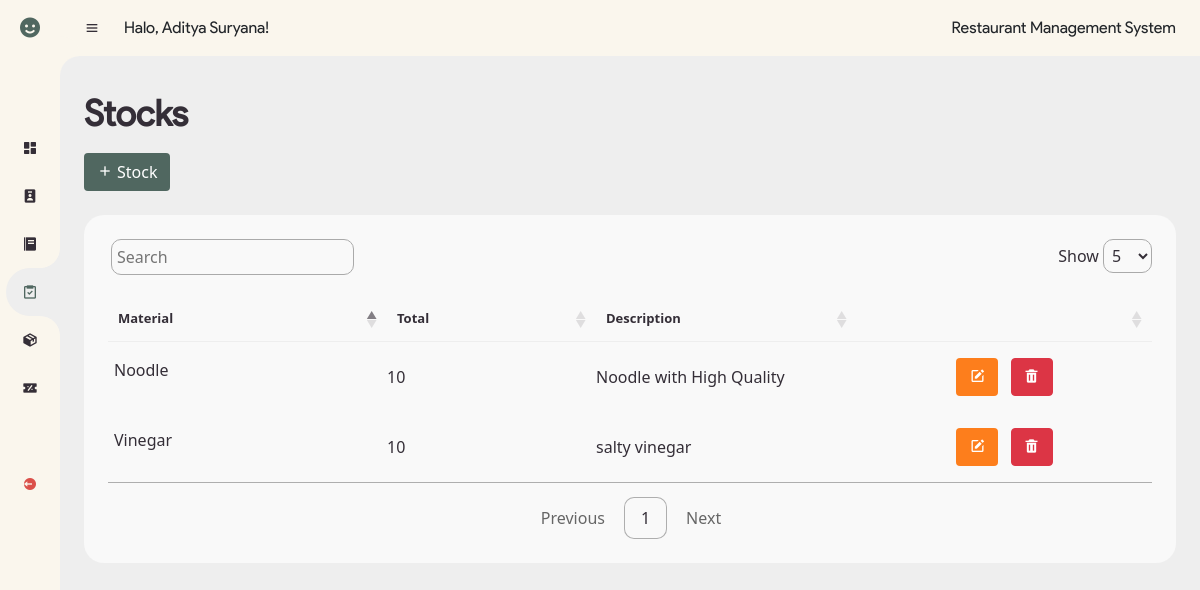
Screenshot of /stock.php (signed in) with the database file from the repository.
### tables this page shows
CREATE TABLE `stok` (
  `id` int(11) NOT NULL,
  `nama_bahan` varchar(255) NOT NULL,
  `jumlah` int(11) NOT NULL,
  `deskripsi` varchar(255) NOT NULL
);

### stock.php (the view, shortened to what this page needs)
<!DOCTYPE html>
<html lang="en">
<head>
	<link href='https://unpkg.com/boxicons@2.0.9/css/boxicons.min.css' rel='stylesheet'>
	<link rel="stylesheet" href="css/bootstrap.css">
	<link rel="stylesheet" href="css/style.css">
	<link rel="stylesheet" type="text/css" href="https://cdn.datatables.net/1.12.1/css/jquery.dataTables.css">
	<link rel="stylesheet" href="css/style-beta.css">
</head>
<body>
	<?php
		require_once('config.php');
		$sql = "SELECT * FROM stok";
		$result = mysqli_query($conn, $sql);
	?>
	<section id="sidebar" class="hide">
		<a href="#" class="brand">
			<i class='bx bxs-smile'></i>
		</a>
		<ul class="side-menu top ps-0">
			<li>
				<a href="dashboard.php">
					<i class='bx bxs-dashboard'></i>
				</a>
			</li>
			<li>
				<a href="account.php">
					<i class='bx bxs-user-badge'></i>
				</a>
			</li>
			<li>
				<a href="menu.php">
					<i class='bx bxs-food-menu' ></i>
				</a>
			</li>
			<li class="active">
				<a href="stock.php">
					<i class='bx bx-task'></i>
				</a>
			</li>
			<li>
				<a href="inventory.php">
					<i class='bx bxs-package' ></i>
				</a>
			</li>
			<li>
				<a href="promo-dashboard.php">
					<i class='bx bxs-discount'></i>
				</a>
			</li>
		</ul>
		<ul class="side-menu ps-0">
			<li>
				<a href="logout.php" class="logout">
					<i class='bx bxs-log-out-circle' ></i>
				</a>
			</li>
		</ul>
	</section>
	<section id="content">
		<nav>
			<i class='bx bx-menu' ></i>
			<p class="name mb-0">Halo, <?php echo $_SESSION['username']; ?>!</p>
			<div class="ml-auto">
				<p class="title mb-0">Restaurant Management System</p>
			</div>
		</nav>
		<main>
			<div class="head-title">
				<div class="left">
					<h1>Stocks</h1>
				</div>
				<button type="button" class="btn btn-green mt-2" data-bs-toggle="modal" data-bs-target="#addStock">
					<span><i class='bx bx-plus me-1' ></i></span>Stock
				</button>
			</div>
			<div class="table-data">
				<div class="order">
					<table id="table">
						<thead>
							<tr>
								<th>Material</th>
								<th>Total</th>
								<th class="w-25 text-justify">Description</th>
								<th></th>
							</tr>
						</thead>
						<tbody>
							<?php while($stok = mysqli_fetch_assoc($result)) { ?>
								<tr>
									<td><?php echo $stok['nama_bahan']; ?></td>
									<td><?php echo $stok['jumlah']; ?></td>
									<td><?php echo $stok['deskripsi']; ?></td>
									<td class="text-center">
										<a class="btn btn-edit me-2" href="process/stock_db/update_data_form.php?id=<?php echo $stok['id']; ?>"><i class="bx bxs-edit"></i></a>
										<a class="btn btn-danger" href="process/stock_db/delete_data.php?id=<?php echo $stok['id']; ?>"><i class="bx bxs-trash"></i></a></td>
								</tr>
							<?php } ?>
						</tbody>
					</table>
				</div>
			</div>
		</main>
	</section>
</body>
</html>

### css/style.css (style rules this page uses)
body { background-color: #FAF6ED; }
a { text-decoration: none!important; }
.text-justify { text-align: justify; }
.btn-green { background-color: #506760; color: white; }

### css/style-beta.css (style rules this page uses)
* { margin: 0; padding: 0; box-sizing: border-box; }
a { text-decoration: none; }
li { list-style: none; }
:root { --light: #F9F9F9; --blue: #3C91E6; --light-blue: #CFE8FF; --grey: #eee; --dark-grey: #AAAAAA; --dark: #342E37; --red: #DB504A; --yellow: #FFCE26; --light-yellow: #FFF2C6; --orange: #FD7238; --light-orange: #FFE0D3; --green: #506760; }
html { overflow-x: hidden; }
body { background: var(--grey); overflow-x: hidden; }
.ml-auto { margin-left: auto; }
.btn-edit { background-color: #FD7E1C!important; color: white; }
#sidebar { position: fixed; top: 0; left: 0; width: 280px; height: 100%; background: #FAF6ED;; z-index: 2000; font-family: 'prosans'; transition: .3s ease; overflow-x: hidden; scrollbar-width: none; }
#sidebar.hide { width: 60px; }
#sidebar .brand { font-size: 24px; font-weight: 700; height: 56px; display: flex; align-items: center; font-family: 'cotta'; color: var(--green); position: sticky; top: 0; left: 0; z-index: 500; padding-bottom: 20px; box-sizing: content-box; }
#sidebar .brand .bx { min-width: 60px; display: flex; justify-content: center; }
#sidebar .side-menu { width: 100%; margin-top: 48px; }
#sidebar .side-menu li { height: 48px; background: transparent; margin-left: 6px; border-radius: 48px 0 0 48px; padding: 4px; }
#sidebar .side-menu li.active { background: var(--grey); position: relative; }
#sidebar .side-menu li.active::before { content: ''; position: absolute; width: 40px; height: 40px; border-radius: 50%; top: -40px; right: 0; box-shadow: 20px 20px 0 var(--grey); z-index: -1; }
#sidebar .side-menu li.active::after { content: ''; position: absolute; width: 40px; height: 40px; border-radius: 50%; bottom: -40px; right: 0; box-shadow: 20px -20px 0 var(--grey); z-index: -1; }
#sidebar .side-menu li a { width: 100%; height: 100%; display: flex; align-items: center; border-radius: 48px; font-size: 16px; color: var(--dark); white-space: nowrap; overflow-x: hidden; }
#sidebar .side-menu.top li.active a { color: var(--green); }
#sidebar.hide .side-menu li a { width: calc(48px - (4px * 2)); transition: width .3s ease; }
#sidebar .side-menu li a.logout { color: var(--red); }
#sidebar .side-menu li a .bx { min-width: calc(60px - ((4px + 6px) * 2)); display: flex; justify-content: center; }
#content { position: relative; width: calc(100% - 280px); left: 280px; transition: .3s ease; }
#sidebar.hide ~ #content { width: calc(100% - 60px); left: 60px; }
#content nav { height: 56px; background: #FAF6ED; padding: 0 24px; display: flex; align-items: center; grid-gap: 24px; font-family: 'prosans'; position: sticky; top: 0; left: 0; z-index: 1000; }
#content nav::before { content: ''; position: absolute; width: 40px; height: 40px; bottom: -40px; left: 0; border-radius: 50%; box-shadow: -20px -20px 0 #FAF6ED;; }
#content .name { font-family: 'prosans'; font-size: 16px; }
#content .title { font-family: 'prosans'; text-align: right; }
#content nav .bx.bx-menu { cursor: pointer; color: var(--dark); }
#content main { width: 100%; padding: 36px 24px; font-family: var(--poppins); max-height: calc(100vh - 56px); overflow-y: auto; }
#content main .head-title { align-items: center; justify-content: space-between; grid-gap: 16px; flex-wrap: wrap; }
#content main .head-title .left h1 { font-family: 'prosans'; font-size: 36px; font-weight: 600; margin-bottom: 10px; color: var(--dark); }
#content main .table-data { display: flex; flex-wrap: wrap; grid-gap: 24px; margin-top: 24px; width: 100%; color: var(--dark); }
#content main .table-data > div { border-radius: 20px; background: var(--light); padding: 24px; overflow-x: auto; }
#content main .table-data .order { flex-grow: 1; flex-basis: 500px; }
#content main .table-data .order table { width: 100%; border-collapse: collapse; }
#content main .table-data .order table th { padding-bottom: 12px; font-size: 13px; text-align: left; border-bottom: 1px solid var(--grey); }
#content main .table-data .order table td { padding: 16px 0; }
#content main .table-data .order table tr td:first-child { display: flex; align-items: center; grid-gap: 12px; padding-left: 6px; }

### rows the page displays
stok: nama_bahan "Noodle", jumlah "10", deskripsi "Noodle with High Quality"
stok: nama_bahan "Vinegar", jumlah "10", deskripsi "salty vinegar"

### other values shown
$_SESSION['username'] "Aditya Suryana"
